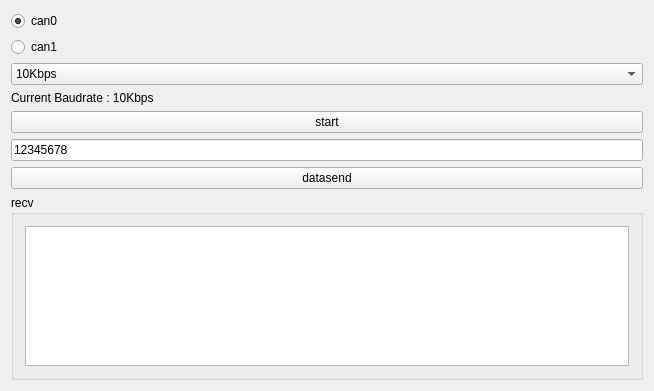
<?xml version="1.0" encoding="UTF-8"?>
<ui version="4.0">
 <class>CanTest</class>
 <widget class="QWidget" name="CanTest">
  <property name="geometry">
   <rect>
    <x>0</x>
    <y>0</y>
    <width>654</width>
    <height>391</height>
   </rect>
  </property>
  <property name="sizePolicy">
   <sizepolicy hsizetype="Expanding" vsizetype="Expanding">
    <horstretch>0</horstretch>
    <verstretch>0</verstretch>
   </sizepolicy>
  </property>
  <property name="windowTitle">
   <string>MainWindow</string>
  </property>
  <layout class="QGridLayout" name="gridLayout">
   <item row="2" column="0">
    <widget class="QComboBox" name="baudrate">
     <item>
      <property name="text">
       <string>10Kbps</string>
      </property>
     </item>
     <item>
      <property name="text">
       <string>20Kbps</string>
      </property>
     </item>
     <item>
      <property name="text">
       <string>40Kbps</string>
      </property>
     </item>
     <item>
      <property name="text">
       <string>50Kbps</string>
      </property>
     </item>
     <item>
      <property name="text">
       <string>80Kbps</string>
      </property>
     </item>
     <item>
      <property name="text">
       <string>100Kbps</string>
      </property>
     </item>
     <item>
      <property name="text">
       <string>125Kbps</string>
      </property>
     </item>
     <item>
      <property name="text">
       <string>200Kbps</string>
      </property>
     </item>
     <item>
      <property name="text">
       <string>250Kbps</string>
      </property>
     </item>
     <item>
      <property name="text">
       <string>400Kbps</string>
      </property>
     </item>
     <item>
      <property name="text">
       <string>500Kbps</string>
      </property>
     </item>
     <item>
      <property name="text">
       <string>666Kbps</string>
      </property>
     </item>
     <item>
      <property name="text">
       <string>800Kbsp</string>
      </property>
     </item>
     <item>
      <property name="text">
       <string>1000Kbsp</string>
      </property>
     </item>
    </widget>
   </item>
   <item row="5" column="0">
    <widget class="QLineEdit" name="edit">
     <property name="text">
      <string>12345678</string>
     </property>
    </widget>
   </item>
   <item row="3" column="0">
    <widget class="QLabel" name="currentBaudrate">
     <property name="sizePolicy">
      <sizepolicy hsizetype="Expanding" vsizetype="Fixed">
       <horstretch>0</horstretch>
       <verstretch>0</verstretch>
      </sizepolicy>
     </property>
     <property name="text">
      <string>Current Baudrate : 10Kbps </string>
     </property>
     <property name="textFormat">
      <enum>Qt::PlainText</enum>
     </property>
     <property name="indent">
      <number>-2</number>
     </property>
    </widget>
   </item>
   <item row="4" column="0">
    <widget class="QPushButton" name="start">
     <property name="maximumSize">
      <size>
       <width>16777215</width>
       <height>16777215</height>
      </size>
     </property>
     <property name="text">
      <string>start</string>
     </property>
    </widget>
   </item>
   <item row="7" column="0">
    <widget class="QGroupBox" name="groupBox">
     <property name="sizePolicy">
      <sizepolicy hsizetype="Expanding" vsizetype="Expanding">
       <horstretch>0</horstretch>
       <verstretch>0</verstretch>
      </sizepolicy>
     </property>
     <property name="title">
      <string>recv</string>
     </property>
     <layout class="QHBoxLayout" name="horizontalLayout_2">
      <item>
       <widget class="QTextEdit" name="label"/>
      </item>
     </layout>
    </widget>
   </item>
   <item row="6" column="0">
    <widget class="QPushButton" name="datasend">
     <property name="text">
      <string>datasend</string>
     </property>
    </widget>
   </item>
   <item row="0" column="0">
    <widget class="QRadioButton" name="can0">
     <property name="acceptDrops">
      <bool>false</bool>
     </property>
     <property name="text">
      <string>can0</string>
     </property>
     <property name="checked">
      <bool>true</bool>
     </property>
    </widget>
   </item>
   <item row="1" column="0">
    <widget class="QRadioButton" name="can1">
     <property name="text">
      <string>can1</string>
     </property>
    </widget>
   </item>
  </layout>
 </widget>
 <layoutdefault spacing="6" margin="11"/>
 <resources/>
 <connections/>
</ui>
